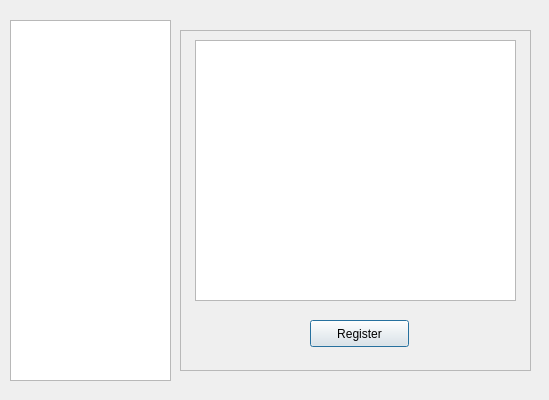
<?xml version="1.0" encoding="UTF-8"?>
<ui version="4.0">
 <class>studentProjectView</class>
 <widget class="QDialog" name="studentProjectView">
  <property name="geometry">
   <rect>
    <x>0</x>
    <y>0</y>
    <width>549</width>
    <height>400</height>
   </rect>
  </property>
  <property name="windowTitle">
   <string>Student Projects</string>
  </property>
  <widget class="QFrame" name="frame">
   <property name="geometry">
    <rect>
     <x>180</x>
     <y>30</y>
     <width>351</width>
     <height>341</height>
    </rect>
   </property>
   <property name="frameShape">
    <enum>QFrame::StyledPanel</enum>
   </property>
   <property name="frameShadow">
    <enum>QFrame::Raised</enum>
   </property>
   <widget class="QPushButton" name="registerButton">
    <property name="geometry">
     <rect>
      <x>130</x>
      <y>290</y>
      <width>99</width>
      <height>27</height>
     </rect>
    </property>
    <property name="text">
     <string>Register</string>
    </property>
   </widget>
   <widget class="QTextBrowser" name="textBrowser">
    <property name="geometry">
     <rect>
      <x>15</x>
      <y>10</y>
      <width>321</width>
      <height>261</height>
     </rect>
    </property>
   </widget>
  </widget>
  <widget class="QListWidget" name="listWidget">
   <property name="geometry">
    <rect>
     <x>10</x>
     <y>20</y>
     <width>161</width>
     <height>361</height>
    </rect>
   </property>
  </widget>
 </widget>
 <resources/>
 <connections/>
</ui>
